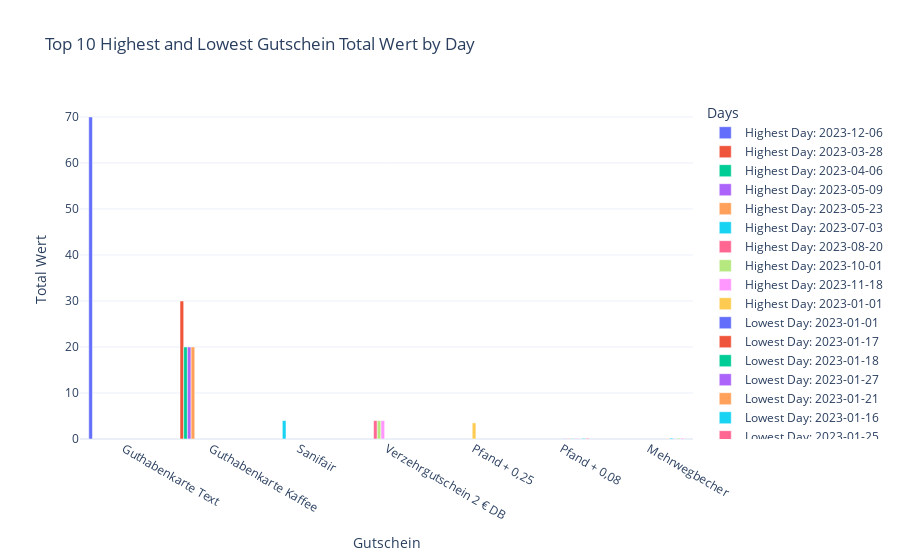

This figure's notebook cell:
### Code cell
import polars as pl
import pandas as pd
import plotly.graph_objects as go

# Assuming df2 is already defined as a Polars DataFrame
Gutschein = df2.select([
    'Datum',
    'Artikelname',
    'Menge',
    'Zwischensumme'
]).rename({'Artikelname': 'Gutschein', 'Zwischensumme': 'Total Wert'})

# Convert to Pandas DataFrame for processing
Gutschein_df = Gutschein.to_pandas()

# Convert 'Datum' to datetime with the correct format
Gutschein_df['Datum'] = pd.to_datetime(Gutschein_df['Datum'], format='%d.%m.%Y')

# Aggregate total value per Gutschein and Date
aggregated_data = Gutschein_df.groupby(['Datum', 'Gutschein']).agg({'Total Wert': 'sum'}).reset_index()

# Filter out rows where Total Wert is zero
aggregated_data = aggregated_data[aggregated_data['Total Wert'] != 0]

# Find the top 10 highest and lowest days based on total value
top_10_highest_days = aggregated_data.nlargest(10, 'Total Wert')
top_10_lowest_days = aggregated_data.nsmallest(10, 'Total Wert')

# Combine the top 10 highest and lowest into one DataFrame
combined_top_days = pd.concat([top_10_highest_days, top_10_lowest_days])

# Plotting using Plotly bar plot
fig = go.Figure()

# Add bars for each Gutschein on the highest days
for date in top_10_highest_days['Datum'].unique():
    day_data = top_10_highest_days[top_10_highest_days['Datum'] == date]
    fig.add_trace(go.Bar(
        x=day_data['Gutschein'],
        y=day_data['Total Wert'],
        name=f"Highest Day: {date.date()}",
        hovertext=day_data['Datum'].astype(str)
    ))

# Add bars for each Gutschein on the lowest days
for date in top_10_lowest_days['Datum'].unique():
    day_data = top_10_lowest_days[top_10_lowest_days['Datum'] == date]
    fig.add_trace(go.Bar(
        x=day_data['Gutschein'],
        y=day_data['Total Wert'],
        name=f"Lowest Day: {date.date()}",
        hovertext=day_data['Datum'].astype(str)
    ))

# Update the layout for better readability
fig.update_layout(
    barmode='group',
    title='Top 10 Highest and Lowest Gutschein Total Wert by Day',
    xaxis_title='Gutschein',
    yaxis_title='Total Wert',
    legend_title='Days',
    template='plotly_white'
)

fig.show()

### Figure 1 — Plotly figure (JSON) as saved in the notebook; plotly's stock layout.template omitted (floating-point values rounded to 4 significant figures)
{"data": [{"hovertext": ["2023-12-06"], "name": "Highest Day: 2023-12-06", "type": "bar", "x": ["Guthabenkarte Text"], "y": [70]}, {"hovertext": ["2023-03-28"], "name": "Highest Day: 2023-03-28", "type": "bar", "x": ["Guthabenkarte Kaffee"], "y": [30]}, {"hovertext": ["2023-04-06"], "name": "Highest Day: 2023-04-06", "type": "bar", "x": ["Guthabenkarte Kaffee"], "y": [20]}, {"hovertext": ["2023-05-09"], "name": "Highest Day: 2023-05-09", "type": "bar", "x": ["Guthabenkarte Kaffee"], "y": [20]}, {"hovertext": ["2023-05-23"], "name": "Highest Day: 2023-05-23", "type": "bar", "x": ["Guthabenkarte Kaffee"], "y": [20]}, {"hovertext": ["2023-07-03"], "name": "Highest Day: 2023-07-03", "type": "bar", "x": ["Sanifair"], "y": [4]}, {"hovertext": ["2023-08-20"], "name": "Highest Day: 2023-08-20", "type": "bar", "x": ["Verzehrgutschein 2 € DB"], "y": [4]}, {"hovertext": ["2023-10-01"], "name": "Highest Day: 2023-10-01", "type": "bar", "x": ["Verzehrgutschein 2 € DB"], "y": [4]}, {"hovertext": ["2023-11-18"], "name": "Highest Day: 2023-11-18", "type": "bar", "x": ["Verzehrgutschein 2 € DB"], "y": [4]}, {"hovertext": ["2023-01-01"], "name": "Highest Day: 2023-01-01", "type": "bar", "x": ["Pfand + 0,25"], "y": [3.5]}, {"hovertext": ["2023-01-01"], "name": "Lowest Day: 2023-01-01", "type": "bar", "x": ["Pfand + 0,08"], "y": [0.08]}, {"hovertext": ["2023-01-17"], "name": "Lowest Day: 2023-01-17", "type": "bar", "x": ["Pfand + 0,08"], "y": [0.08]}, {"hovertext": ["2023-01-18"], "name": "Lowest Day: 2023-01-18", "type": "bar", "x": ["Pfand + 0,08"], "y": [0.08]}, {"hovertext": ["2023-01-27"], "name": "Lowest Day: 2023-01-27", "type": "bar", "x": ["Pfand + 0,08"], "y": [0.08]}, {"hovertext": ["2023-01-21"], "name": "Lowest Day: 2023-01-21", "type": "bar", "x": ["Mehrwegbecher"], "y": [0.1]}, {"hovertext": ["2023-01-16", "2023-01-16"], "name": "Lowest Day: 2023-01-16", "type": "bar", "x": ["Pfand + 0,08", "Mehrwegbecher"], "y": [0.16, 0.2]}, {"hovertext": ["2023-01-25"], "name": "Lowest Day: 2023-01-25", "type": "bar", "x": ["Pfand + 0,08"], "y": [0.16]}, {"hovertext": ["2023-01-07"], "name": "Lowest Day: 2023-01-07", "type": "bar", "x": ["Mehrwegbecher"], "y": [0.2]}, {"hovertext": ["2023-01-08"], "name": "Lowest Day: 2023-01-08", "type": "bar", "x": ["Mehrwegbecher"], "y": [0.2]}], "layout": {"barmode": "group", "legend": {"title": {"text": "Days"}}, "title": {"text": "Top 10 Highest and Lowest Gutschein Total Wert by Day"}, "xaxis": {"title": {"text": "Gutschein"}}, "yaxis": {"title": {"text": "Total Wert"}}}}
